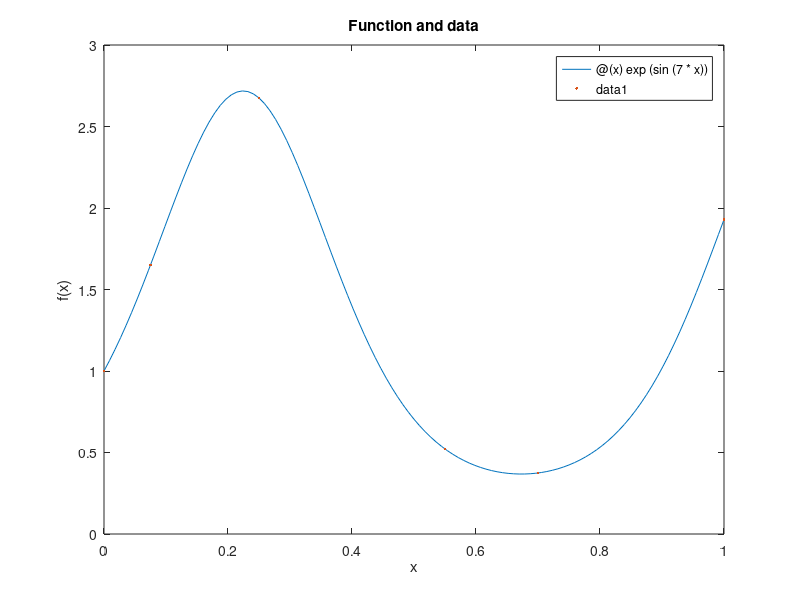

Here is the MATLAB script that generated this plot: (Note: this script raises an error after producing the figure.)
%%
% We generate a piecewise linear interpolant of $f(x)=e^{\sin 7x}$. 
f = @(x) exp(sin(7*x));
fplot(f,[0 1])
xlabel('x'), ylabel('f(x)')    % ignore this line
title('Function')    % ignore this line

%%
% First we sample the function to create the data.
t = [0 0.075 0.25 0.55 0.7 1];    % nodes
y = f(t);
hold on, plot(t,y,'.')
title('Function and data')    % ignore this line

%%
% Now we create a callable function that will evaluate the piecewise linear
% interpolant at any $x$.
p = plinterp(t,y);
fplot(p,[0 1])
title('Function and PL interpolant')    % ignore this line
